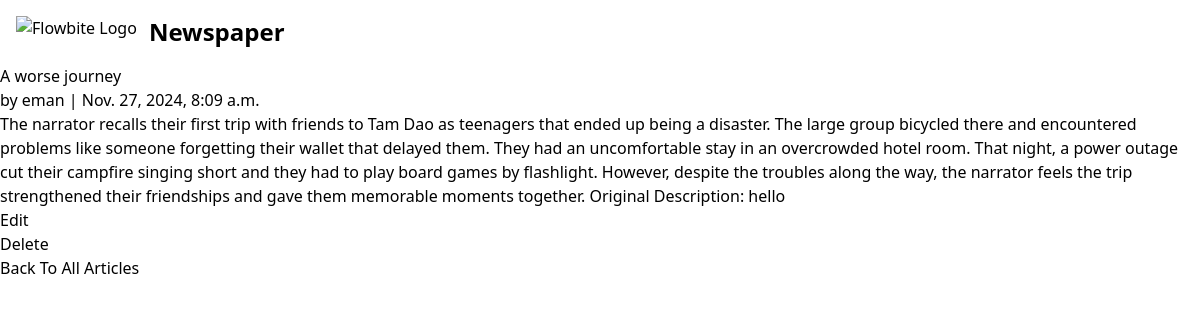
Page /2/ on the committed database.
### articles/models.py (models this page shows, shortened)
class Article(models.Model):
    title = models.CharField(max_length=255)
    body = models.TextField()
    date = models.DateTimeField(auto_now_add=True)
    author = models.ForeignKey(
        settings.AUTH_USER_MODEL,
        on_delete=models.CASCADE,
    )

### accounts/models.py (models this page shows)
class CustomUser(AbstractUser):
    age = models.PositiveIntegerField(null=True , blank= True)

### articles/views.py (the view)
# urls.py: path("<int:pk>/", ArticleDetailView.as_view(),
class ArticleDetailView(DetailView):
    model = Article
    template_name = 'article_detail.html'

### templates/article_detail.html
{% extends 'base.html' %}
{% block content %}
    <div class="article-entry">
     <h2> {{ object.title }}</h2>
     <p>by {{ object.author }} | {{ object.date }}</p>
     <p>{{ object.body }}</p>
    </div>
    <div>
        <p><a href="{% url 'article_edit'  article.pk %}"></a>Edit</p>
        <p><a href="{% url 'article_delete' article.pk %}"></a>Delete</p>
    </div>
    <p>Back To <a href="{% url 'article_list' %}"></a> All Articles</p>
{% endblock content %}

### rows in the picture
Article: title "A worse journey", author "eman", date "Nov. 27, 2024, 8:09 a.m.", body "The narrator recalls their first trip with friends to Tam Dao as teenagers that ended up being a disaster. The large group bicycled there and encountered problems like someone forgetting their wallet that delayed them. They had an uncomfortable stay in an overcrowded hotel room. That night, a power outage cut their campfire singing short and they had to play board games by flashlight. However, despite the troubles along the way, the narrator feels the trip strengthened their friendships and gave them memorable moments together. Original Description: hello"
